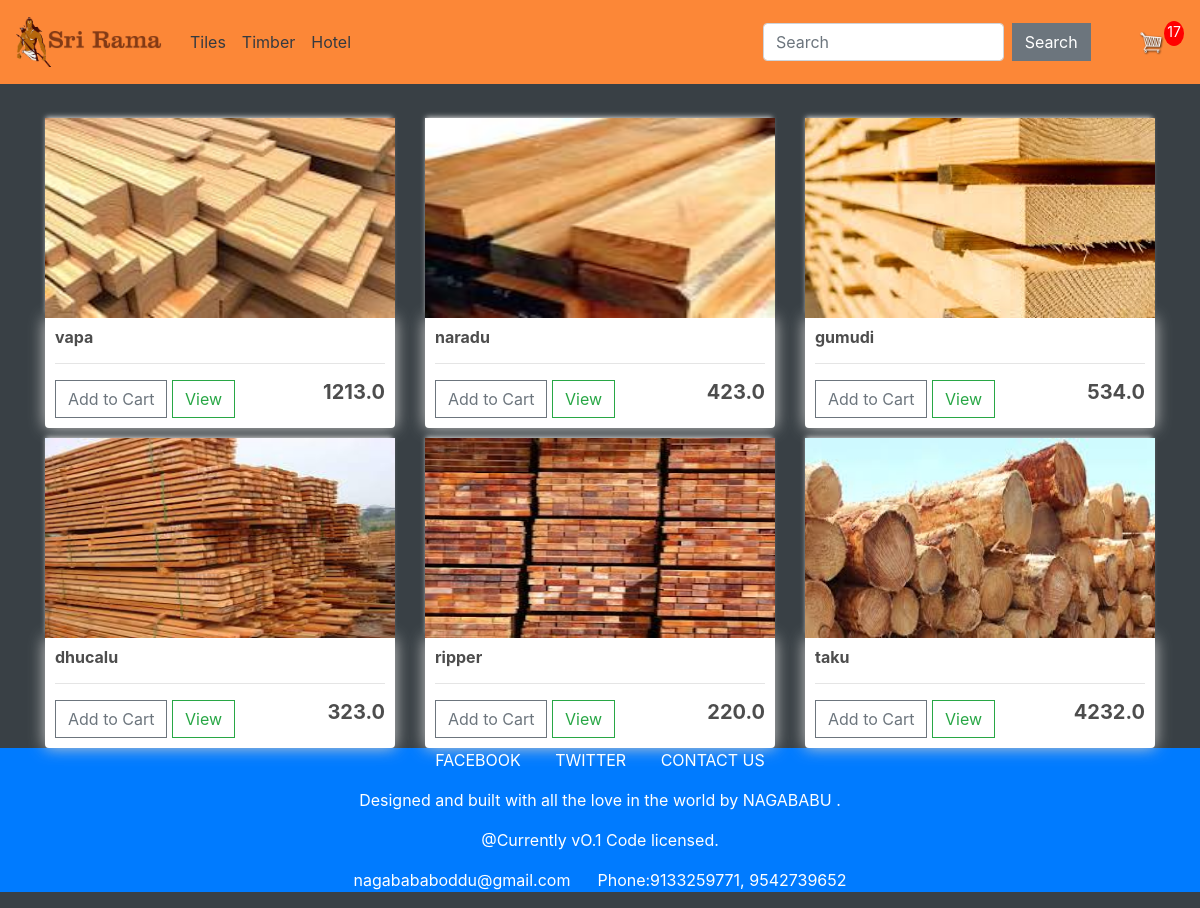
Page /timber/ (signed in) on the committed database.
### tiles/models.py (models this page shows, shortened)
class Product(models.Model):
    name = models.CharField(max_length=200)
    price = models.FloatField()
    tiles = models.BooleanField(default=False, null=True, blank=True)
    image = models.ImageField(null=True, blank=True)
    @property
    def imageURL(self):
        try:
            url = self.image.url
        except:
            url = ''
        return url

### tiles/views.py (the view)
# urls.py: path('timber/', views.timber, name="timber"),
def timber(request):
    data = cartData(request)
    cartItems = data['cartItems']
    order = data['order']
    items = data['items']
    products = Product.objects.all()
    context = {'products': products, 'cartItems': cartItems}
    return render(request, 'tiles/timber.html', context)

### tiles/models.py (called while the page is built)
    @property
    def get_cart_items(self):
        orderitems = self.orderitem_set.all()
        total = sum([item.quantity for item in orderitems])
        return total

### tiles/utils.py (called while the page is built)
def cartData(request):
    if request.user.is_authenticated:
        customer = request.user.customer
        order, created = Order.objects.get_or_create(customer=customer, complete=False)
        items = order.orderitem_set.all()
        cartItems = order.get_cart_items
    else:
        cookieData = cookieCart(request)
        cartItems = cookieData['cartItems']
        order = cookieData['order']
        items = cookieData['items']
    return {'cartItems': cartItems, 'order': order, 'items': items}

### tiles/templates/tiles/timber.html
{% extends 'tiles/main.html' %}
{% load static %}
{% block content %}
    <main>
	<div class="row">
		{% for product in products%}
            {% if not product.tiles %}
		<div class="col-lg-4 col-md-6 col-sm-6 col-8">
			<img class="thumbnail" src="{{product.imageURL}}">
			<div class="box-element product">
				<h6><strong>{{product.name}}</strong></h6>
				<hr>
				<button data-product="{{product.id}}" data-action="add" class="btn btn-outline-secondary add-btn update-cart">Add to Cart</button>
				<a class="btn btn-outline-success" href="#">View</a>
				<h5 style="display: inline-block; float: right"><strong>{{product.price}}</strong></h5>
			</div>
		</div>
            {% endif %}
		{% endfor %}
	</div>
    </main>
{% endblock content %}

### tiles/static/tiles/css/main.css (style rules this page uses)
body { background-color: #394045; }
h1,h2,h3,h4,h5,h6 { color:hsl(0, 0%, 30%); }
.box-element { box-shadow:hsl(0, 0%, 80%) 0 0 16px; background-color: #fff; border-radius: 4px; padding: 10px; }
.thumbnail { width: 100%; height: 200px; -webkit-box-shadow: -1px -3px 5px -2px rgba(214,214,214,1); -moz-box-shadow: -1px -3px 5px -2px rgba(214,214,214,1); box-shadow: -1px -3px 5px -2px rgba(214,214,214,1); }
.product { border-radius: 0 0 4px 4px; }
.col-lg-4, .col-lg-6, .col-lg-8, .col-lg-12 { margin-top: 10px; }
.btn { border-radius: 0; }

### rows in the picture
Product: imageURL (picture), name "vapa", price "1213.0"
Product: imageURL (picture), name "naradu", price "423.0"
Product: imageURL (picture), name "gumudi", price "534.0"
Product: imageURL (picture), name "dhucalu", price "323.0"
Product: imageURL (picture), name "ripper", price "220.0"
Product: imageURL (picture), name "taku", price "4232.0"

### other values in the picture
{{ cartItems }} "17"
